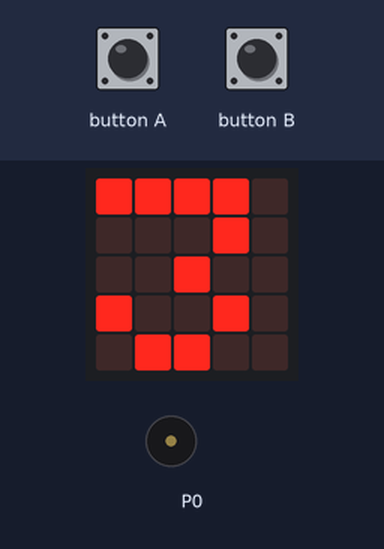
This program was run on a simulated BBC micro:bit (MakeCode). Parts: the board's 5×5 LED display, buzzer (waves = sounding). The inputs (shaded band) are chosen by the test bench.

Above: at 1.2 s.
1.3 s: button A pressed for 0.15 s
At 1.49 s:
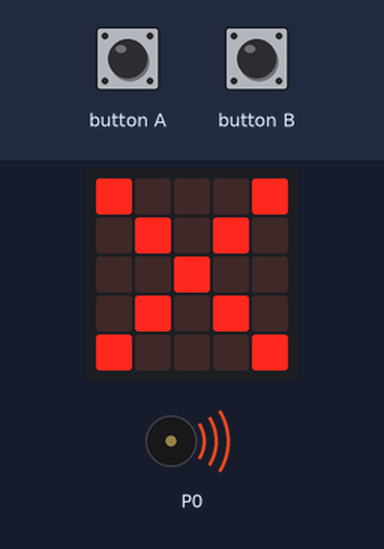
3.4 s: button B pressed for 3.2 s
At 3.59 s:
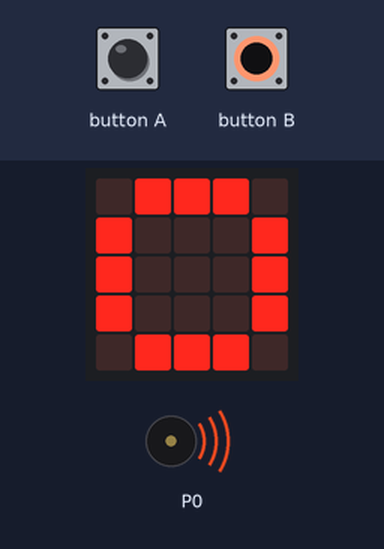
8.1 s: button A pressed for 3.2 s
At 8.63 s:
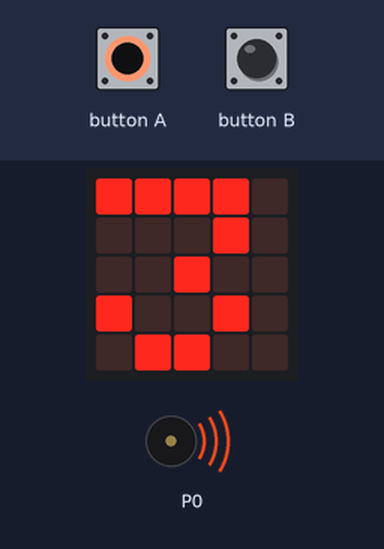
Timing chart, 0 to 12.6 s (numbered marks = the images above; inputs shaded):
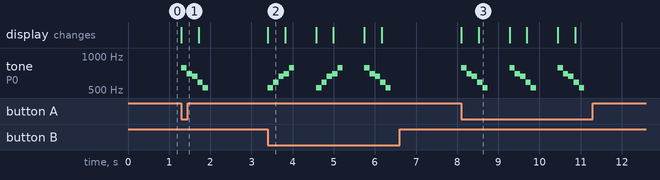

Measured:
- after the input at 1.3 s, tone on P0: plays 784 Hz for 0.13 s, 698 Hz for 0.13 s, 659 Hz for 0.13 s, 587 Hz for 0.13 s, 523 Hz for 0.13 s, starting at once; the display: changes at once (image 1)
- after the input at 3.4 s, tone on P0: plays 523 Hz for 0.13 s, 587 Hz for 0.13 s, 659 Hz for 0.13 s, 698 Hz for 0.13 s, 784 Hz for 0.13 s, 523 Hz for 0.13 s … (15 notes in this stretch), starting at once; the display: changes at once (image 2)
- after the input at 8.1 s, tone on P0: silent → 784 Hz at once, then repeats every 1.2 s: 698 Hz 0.13 s, 659 Hz 0.13 s, 587 Hz 0.13 s, 523 Hz 0.13 s, silent 0.53 s, 784 Hz 0.13 s, until it stays silent from 11.1 s; the display: first changes at once (image 3 shows a later state)
- what the display in image 2 shows lasts 0.4 s, from 3.4 s to 3.8 s
- what the display in image 3 shows lasts 0.8 s, from 8.5 s to 9.3 s

The program:

main.ts
```typescript
let 回答 = false
let 配列 = [
3,
2,
1,
5,
4
]
let カウンター = 0
let flag = true
basic.forever(function () {
    if (カウンター < 配列.length - 1) {
        basic.showNumber(配列[カウンター])
        while (flag) {
            if (input.buttonIsPressed(Button.A)) {
                回答 = 配列[カウンター] < 配列[カウンター + 1]
                flag = false
            } else if (input.buttonIsPressed(Button.B)) {
                回答 = 配列[カウンター] > 配列[カウンター + 1]
                flag = false
            }
        }
        if (回答) {
            カウンター += 1
            music._playDefaultBackground(music.builtInPlayableMelody(Melodies.JumpUp), music.PlaybackMode.InBackground)
            basic.showLeds(`
                . # # # .
                # . . . #
                # . . . #
                # . . . #
                . # # # .
                `)
        } else {
            カウンター = 0
            music._playDefaultBackground(music.builtInPlayableMelody(Melodies.JumpDown), music.PlaybackMode.InBackground)
            basic.showLeds(`
                # . . . #
                . # . # .
                . . # . .
                . # . # .
                # . . . #
                `)
        }
        flag = true
    } else {
        music._playDefaultBackground(music.builtInPlayableMelody(Melodies.Baddy), music.PlaybackMode.InBackground)
        basic.showString("CLEAR")
        カウンター = 0
    }
})
```

test.ts
```typescript
// テストはここに来ます。このパッケージが拡張機能として使用されるときにはコンパイルされません。
```
